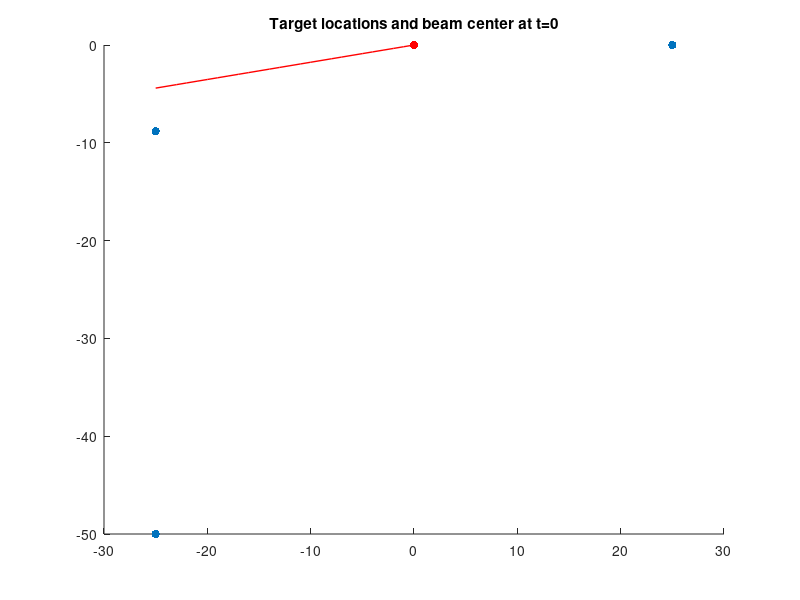
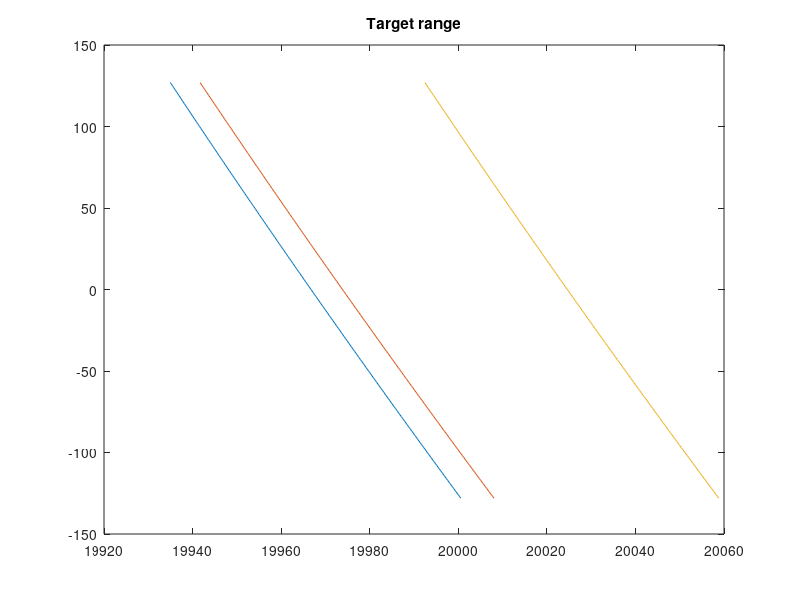
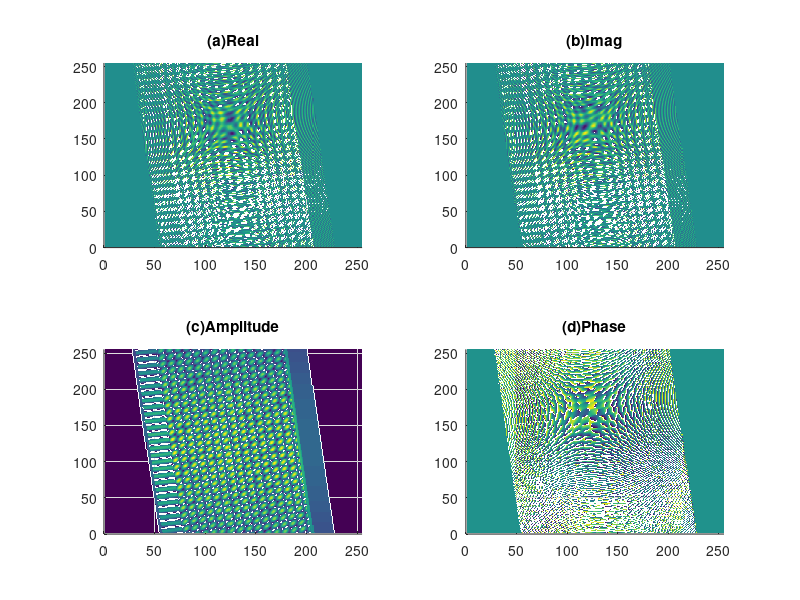

Source code (MATLAB) for these figures, in order: (Note: this script raises an error after producing the figures.)
clear;
c = 3e8;            % Speed of light
Rc = 20000;         % Range of image center
V = 150;            % Speed of radar
Tr = 2.5e-6;        % Pulse width
Kr = 20e12;         % Frequency modulation rate of LFM signal
f0 = 5.3e9;         % Center frequency
Fr = 60e6;          % Range sampling frequency
Fa = 100;           % Azimuth sampling frequency
Nr = 256;           % Range sampled points
Na = 256;           % Azimuth sampled points
Theta_sq = 10 * pi/180;  % Squint angle
FNBW = 1/16;        % First null beam width, only affects azimuth signal envelope
%% Target generatoin
r_target = [-25, -25, 25];                  % Range coordinates of targets
a_target = [-50, -50 * tan(Theta_sq), 0];      % Azimuth coordinates of targets

d0_target = r_target * tan(Theta_sq) - a_target;   % Azimuth distance from targets to beam center at t=0

figure; scatter(r_target, a_target, 'filled');
x = min(r_target):0; y = x * tan(Theta_sq);
title('Target locations and beam center at t=0');
hold on;
scatter(0, 0, 'r', 'filled');
plot(x, y, 'Color', 'red', 'LineWidth', 1);
clear('x', 'y');
%% Reflected radar signal generation
ta = 1/Fa * ((0:Na-1) - Na/2);              % Azimuth sampling times
R0 = Rc * cos(Theta_sq);                       % Minimum range of image center

% Range of targets (row: azimuth time, column: target)
R = sqrt((Rc * sin(Theta_sq) + a_target - V * ta').^2 + (R0 + r_target).^2);
d = d0_target + V * ta';

figure; plot(R, (0:Na-1) - Na/2);
title('Target range');

tr = 1/Fr * ((0:Nr-1) - Nr/2);              % Range sampling times
tr_real = tr + 2*Rc/c;                      % Actual time delay at sampling times
R = reshape(R, 256, 1, numel(r_target));    % Use dim3 to indicate targets, row: azimuth time
t_s = tr_real - R .* 2 ./ c;                % Time of reflected signals, row: azimuth time，column: range time

p_delay = exp(-1i * 4*pi * f0 * R ./ c);    % Phase produced by reflected signal delays
p_chirp = exp(1i * pi * Kr * (t_s).^2);     % Phase of LFM signal
wr = double(abs(t_s) <= Tr/2);              % Range Signal envelope
wa = sinc(2/FNBW * (reshape(d, 256, 1, numel(r_target)) * cos(Theta_sq) ./ R)).^2;   % Azimuth signal envelope
s = sum(wa .* wr .* p_chirp .* p_delay, 3); % Received signal, summed to all targets

clear('d', 'tr_real', 'R', 't_s', 'p_delay', 'p_chirp', 'wr', 'wa');
figure;
subplot(2, 2, 1); surf(real(s), 'EdgeColor', 'none');
view(2); xlim([0,255]); ylim([0,255]); title('(a)Real');
subplot(2, 2, 2); surf(imag(s), 'EdgeColor', 'none');
view(2); xlim([0,255]); ylim([0,255]); title('(b)Imag');
subplot(2, 2, 3); surf(abs(s), 'EdgeColor', 'none');
view(2); xlim([0,255]); ylim([0,255]); title('(c)Amplitude');
subplot(2, 2, 4); surf(angle(s), 'EdgeColor', 'none');
view(2); xlim([0,255]); ylim([0,255]); title('(d)Phase');
%% RDA
fr = Fr/Nr * ((0:Nr-1) - Nr/2);             % Range frequencies
% Range matched filter
Hr = exp(1i * pi / Kr * fr.^2);

[~, i] = max(abs(fr) <= Kr * Tr /2);
Interval = [i, i - 1 + sum(abs(fr) <= Kr * Tr /2)];
Hr = ifftshift(AddWindow(Hr, Interval));    % Kaiser window with length equal to bandwidth
clear('i', 'Interval');

S = fft(s, Nr, 2);
s_comp = ifft(Hr .* S, Nr, 2);              % Range matched filtering

clear('Hr', 'wk', 'S');

fa = Fa/Na * ((0:Na-1) - Na/2);             % Azimuth frequencies
fc = 2 * f0 * V * sin(Theta_sq) / c;        % Doppler center frequency
fa = round((fc - fa) / Fa) * Fa + fa;       % Shift azimuth frequency from [-Fa/2, Fa/2] to [fc-Fa/2, fc+Fa/2]
R0_r = (Rc + c * tr / 2) * cos(Theta_sq);   % Minimum range of range cells
D = sqrt(1 - (c * fa / 2 / f0 / V).^2);
Ha = exp(1i * 4*pi * f0 / c * R0_r .* D.'); % Accurate azimuth matched filter, column: R0
Ha = ifftshift(Ha, 1);                      % Shift zero frequency to left end

S_comp = fft(s_comp, Na);
clear('s_comp');

tc = 2/c * (R0_r ./ D.' - R0_r);            % Accurate Range cell migration delay
% tc = R0_r * c .* (fa').^2 / (4 * (f0 * V)^2);     % Approximate Range cell migration delay
tc = tc - 2/c * (Rc - R0);                  % Subtract time delay induced by squint angle

S_comp = fftshift(S_comp, 1);               % Shift to actual frequency
S_rcmc = zeros(Na, Nr);                     % Used to store calibrated signal

% Frequency modulation rate of secondary range compression, row: azimuth frequency
K_src = 2 * V^2 * f0^3 * (D.').^3 ./ (c * R0 .* (fa.').^2);

N_intp = 16;     % Number of points used in an interpolation
P_intp = 8;     % Precision of interpolation
n_intp = -N_intp/2 + 1:N_intp/2;            % Adjacent points to be used in interpolation
dt_intp = (0:P_intp-1) / P_intp;            % Discrete interpolation times
IK = sinc(dt_intp - n_intp');

n_c = Fr * (tr + tc);
n_c = round(n_c * P_intp) / P_intp;         % Interpolation time discretization
for i = 1:Na
    % SRC filter
    H_src = exp(-1i * pi * fr.^2 ./ K_src(i));
    H_src = ifftshift(H_src);
    S_src = ifft(fft(S_comp(i, :)) .* H_src);
    for j = 1:Nr
        S_local = zeros(1, N_intp);
        i_n = floor(n_c(i, j));
        d_n = n_c(i, j) - i_n;
        index = n_intp + i_n + Nr/2 + 1;   % Original data points used to interpolate the point (i,j)
        v = index >= 1 & index <= Nr;      % Nonzero elements in these data points
        S_local(v ~= 0) = S_src(index(v));
        S_rcmc(i, j) = S_local * IK(:, d_n * P_intp + 1);
    end
end

clear('S_comp', 'K_src', 'H_src', 's_src', 'S_src', 'S_cf', 'n_c', 'tc');
clear('n_intp', 'dt_intp', 'IK', 'S_local', 'i_n', 'd_n', 'index', 'v');
clear('i', 'j');

S_rcmc = ifftshift(S_rcmc, 1);

s_i = ifft(Ha .* S_rcmc, Na);              % Azimuth matched filtering

clear('Ha', 'S_rcmc');

figure;
surf(abs(s_i), 'EdgeColor', 'none');
view(2); xlim([0, 255]); ylim([0, 255]); title('Image (RDA)');
%% CSA
fa = Fa/Na * ((0:Na-1) - Na/2);
fc = 2 * f0 * V * sin(Theta_sq) / c;
fa = round((fc - fa) / Fa) * Fa + fa;
D = sqrt(1 - (c * fa / 2 / f0 / V).^2)';
D_ref = cos(Theta_sq);
Km = Kr ./ (1 - Kr * (c * R0 * (fa').^2)/(2 * V^2 * f0^3 * D_ref^3));

tr_rcmr = tr + 2 * Rc / c - 2 * R0 / c ./ D;    % Time in scaling signal
s_sc = exp(1i * pi * Km .* (D_ref./D - 1) .* tr_rcmr.^2);   % LFM signal used to perform chirp scaling
S_rcmr = fft(s) .* ifftshift(s_sc, 1);     % Residual RCMC
clear('tr_rcmr', 's_sc');

fr = Fr/Nr * ((0:Nr-1) - Nr/2);
S_rcmr = fft(S_rcmr, Nr, 2);
% Range compression
H_rcomp = exp(1i * pi * D ./ Km ./ D_ref .* fr.^2);
[~, i] = max(abs(fr) <= Kr * Tr /2);
Interval = [i, i - 1 + sum(abs(fr) <= Kr * Tr /2)];
H_rcomp = AddWindow(H_rcomp, Interval);
% Bulk RCMC
H_rcmb = exp(1i * 4*pi/c * R0 * (1./D - 1/D_ref) .* fr);
S_rcmc = ifft(S_rcmr .* ifftshift(H_rcomp .* H_rcmb), Nr, 2);

clear('S_rcmr', 'H_rcomp', 'i', 'Interval', 'H_rcmb')

R0_r = (Rc + c * tr / 2) * cos(Theta_sq);
Ha = exp(1i * 4*pi * f0 / c * R0_r .* D);   % Azimuth matched filter
% Remove additional phase introduced in CS process
p_r = exp(-1i * 4*pi/c^2 * Km .* (1 - D ./ D_ref) .* ((R0_r - R0) ./ D).^2);
s_i = ifft(S_rcmc .* ifftshift(Ha .* p_r, 1));

clear('Ha', 'p_r', 'S_rcmc');
figure;
surf(abs(s_i), 'EdgeColor', 'none');
view(2); xlim([0, 255]); ylim([0, 255]); title('Image (CSA)');
%% wkA
fa = Fa/Na * ((0:1:Na-1) - Na/2);
fr = Fr/Nr * ((0:1:Nr-1) - Nr/2);
fc = 2 * f0 * V * sin(Theta_sq) / c;
fa = round((fc - fa) / Fa) * Fa + fa;
% Reference function (calibration of a target locating at image center)
RF = (4*pi*R0/c) * sqrt((f0 + fr).^2 - c^2 * (fa').^2 / (4 * V^2)) + pi * fr.^2 / Kr;
RF = exp(1i * RF);
S = fftshift(fft2(s));
S_RFM = S .* RF;

clear('RF', 'S');

S_i = zeros(Na, Nr);
for i = 1:Na
    f_i = sqrt((f0 + fr).^2 - c^2 * fc^2 / 4 / V^2) - f0;
    f_i = (max(f_i) + min(f_i))/2 + fr;
    f_i = sqrt((f0 + f_i).^2 + c^2 * fa(i)^2 / 4 / V^2) - f0;
    f_i = f_i ./ (Fr/Nr);
    M = sinc(f_i - ((0:Nr-1) - Nr/2)');
    S_i(i, :) = S_RFM(i, :) * M;
end

s_i = ifft2(ifftshift(S_i .* exp(-1i * 4*pi*Rc/c * fr)));
clear('S_i', 'f_i', 'i', 'M', 'S_RFM');

figure;
surf(abs(s_i), 'EdgeColor', 'none');
view(2); xlim([0, 255]); ylim([0, 255]); title('Image (wkA)');